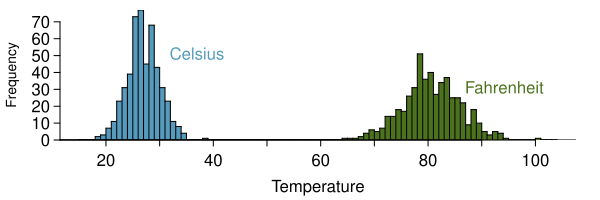

Recreate this plot in R.

library(openintro)
data(email50)
data(COL)

set.seed(1)
x <- rnorm(500)
x <- (x - mean(x)) / sd(x)
x <- 3 * x + 27
y <- (9 / 5) * x + 32
xlim <- range(x, y)
xlim <- round(xlim + c(-3, 3))

myPDF("CToF_ConversionFigure.pdf", 6, 2,
      mar=c(3, 3, 0.5, 1.2), mgp=c(2.8, 0.5, 0))
histPlot(x, breaks = xlim[1]:xlim[2], axes = FALSE,
         ylab = "", col = COL[1],yaxs="i")
histPlot(y, breaks = xlim[1]:xlim[2],
         add = TRUE, col = COL[2],yaxs="i")
axis(1, at = seq(0, 100, 20))
axis(1, at = seq(10, 100, 20), rep("", 5))
axis(2)
text(30, 50, "Celsius", pos = 4, col = COL[1])
text(85, 30, "Fahrenheit", pos = 4, col = COL[2])
title(ylab="Frequency",line=2,cex.lab=.8)
mtext("Temperature", 1, 1.8)
dev.off()
